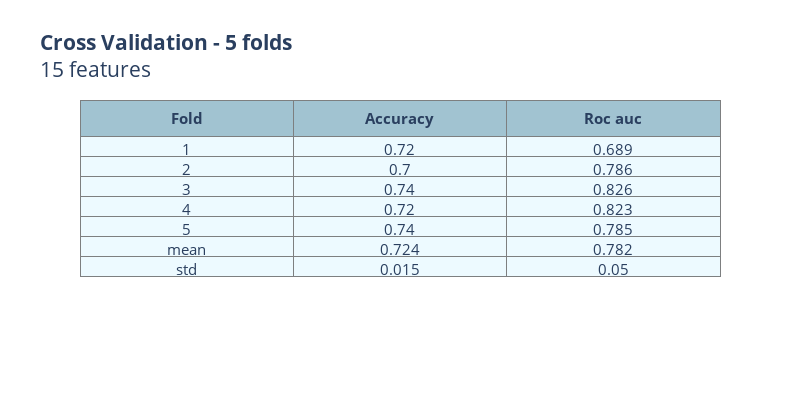

Here is the notebook cell this chart was saved with:
### Code cell
selector = RFE(liblinear_best_params_LR, n_features_to_select=15, step=1)
selector.fit(st_X,y)
scores_table(selector,st_X, y, '15 features')

### Figure 1 — Plotly figure (JSON) as saved in the notebook; plotly's stock layout.template omitted (floating-point values rounded to 4 significant figures)
{"data": [{"cells": {"align": ["center"], "fill": {"color": "#EDFAFF"}, "font": {"size": 15}, "line": {"color": "#7D7F80"}, "values": [["1", "2", "3", "4", "5", "mean", "std"], [0.72, 0.7, 0.74, 0.72, 0.74, 0.724, 0.015], [0.689, 0.786, 0.826, 0.823, 0.785, 0.782, 0.05]]}, "header": {"align": ["center"], "fill": {"color": "#a1c3d1"}, "font": {"size": 15}, "line": {"color": "#7D7F80"}, "values": ["<b>Fold", "<b>Accuracy", "<b>Roc auc"]}, "type": "table"}], "layout": {"font": {"size": 15}, "height": 400, "title": {"text": "<b>Cross Validation - 5 folds</b><br>15 features"}, "width": 800}}
